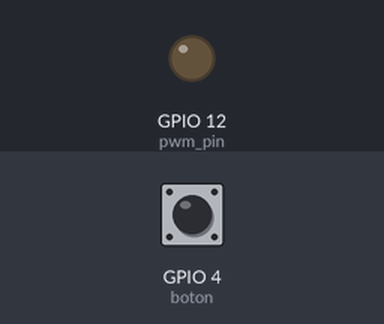
Bench run of a sketch on a simulated ESP32. Shown: output pins drawn as LEDs (lit = HIGH). Inputs (shaded band) come from the test bench; at power-on: GPIO 4 (boton) LOW. What the sketch prints to the serial monitor is not drawn.

Above: at 1.2 s.
1.3 s: GPIO 4 (boton) pulled HIGH for 3.2 s
At 5.1 s:
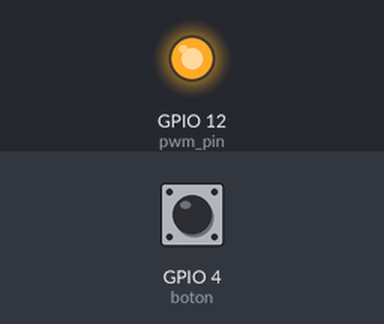
6.0 s: GPIO 4 (boton) pulled HIGH for 3.2 s
At 7.4 s:
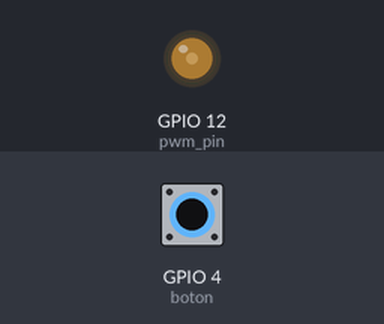
12.2 s: GPIO 4 (boton) pulled HIGH for 0.15 s
15.3 s: GPIO 4 (boton) pulled HIGH for 1 s
At 16.2 s:
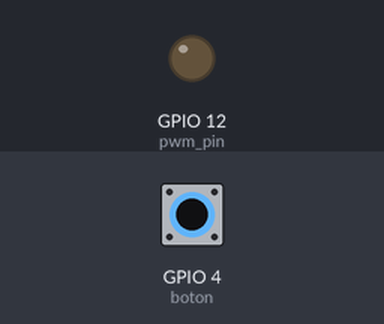
Timing chart, 0 to 18.3 s (numbered marks = the images above; inputs shaded):
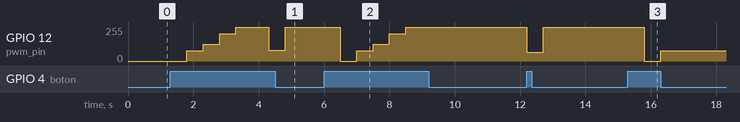

Measured:
- after the input at 1.3 s, GPIO 12 (pwm_pin): 0/255 → 76/255 after 0.50 s, → 127/255 0.50 s later, → 203/255 0.50 s later, → 255/255 0.50 s later, … (6 changes in this stretch)
- after the input at 6.0 s, GPIO 12 (pwm_pin): 255/255 → 0/255 after 0.50 s, → 76/255 0.50 s later, → 127/255 0.50 s later, → 203/255 0.50 s later, … (5 changes in this stretch)
- after the input at 15.3 s, GPIO 12 (pwm_pin): 255/255 → 0/255 after 0.50 s, → 76/255 0.50 s later

The sketch:

led_pwm.ino
```cpp
const int pwm_pin = 12;
const int boton = 4;

const int pwm_canal = 0;
const int pwm_freq = 10000; //frecuencia en hertz
const int pwm_resolu = 8; //resolucion de 8 bits

int onda = 0;
float t;
float dutyCycle = 0;

void setup() {
  Serial.begin(115200);
  pinMode(boton, INPUT_PULLDOWN);

  ledcSetup(pwm_canal, pwm_freq, pwm_resolu);
  ledcAttachPin(pwm_pin, pwm_canal);
}

void loop() {
  // polling button

  if(digitalRead(boton)){
    onda++;
    if(onda > 7){
      onda = 0;
      }
      Serial.println(onda);
      delay(500);
    }
    t++;
    if(onda >= 256){
      t = 0;
      }

      switch(onda){

        case 0:
          dutyCycle = 0;
        break;

        case 1:
          dutyCycle = 0.3;
        break;

        case 2:
          dutyCycle = 0.5;
        break;

        case 3:
          dutyCycle = 0.8;
        break;

        case 4:
          dutyCycle = 1;
        break;
        //Formas de onda variables
        case 5:
          dutyCycle = (t+0.1)/256;
          delay(2.5);
        break;

        case 6:
          dutyCycle = 0.5*sin(2*PI*t/256) + 0.5;
          delay(0.5);
        break;

        case 7:
          dutyCycle = pow(2.71828, ((t/255)-1)+2);
          delay(4);
        break;

        }

        Serial.println(dutyCycle*255);
        ledcWrite(pwm_canal,dutyCycle*255);
}
```
